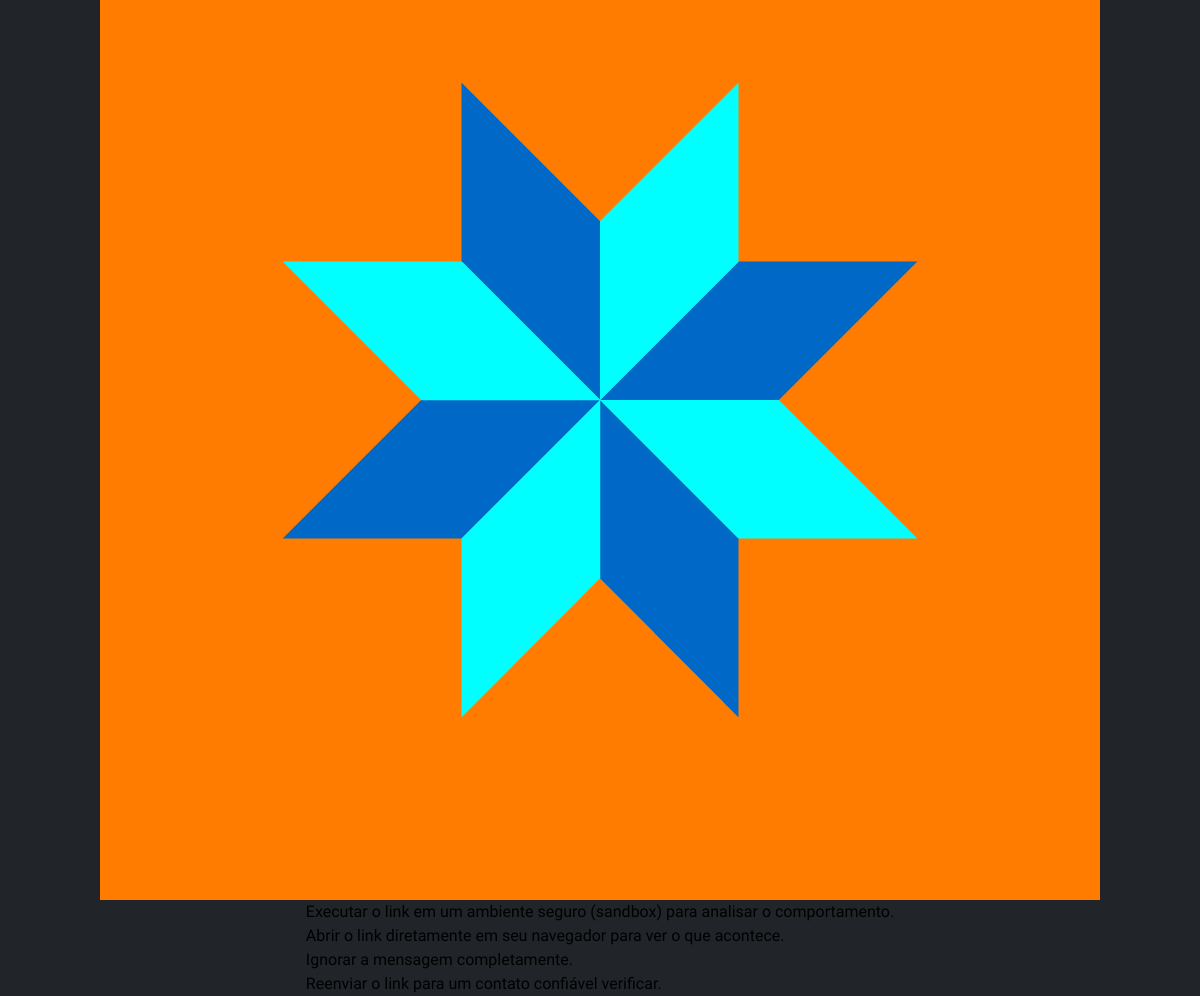
/game/chapter/1/, run on the app's committed database.
### game/models.py (models this page shows, shortened)
class Chapter(models.Model):
    title = models.CharField(max_length=100)
    num = models.IntegerField(default=0)
    content = models.TextField()
    next_chapter = models.ForeignKey('self', on_delete=models.SET_NULL, null=True, blank=True)
    character = models.ForeignKey(Character, on_delete=models.CASCADE, related_name='chapters')

class Character(models.Model):
    name = models.CharField(max_length=100)
    description = models.TextField()
    reputation = models.IntegerField(default=0)
    image = models.ImageField(upload_to='images/', default='images/default.jpg')

class Choice(models.Model):
    chapter = models.ForeignKey(Chapter, on_delete=models.CASCADE, related_name='choices')
    text = models.CharField(max_length=200)
    next_chapter = models.ForeignKey(Chapter, on_delete=models.SET_NULL, null=True, blank=True, related_name='previous_choices')

### game/views.py (the view)
# urls.py: path('chapter/<int:chapter_num>/', views.chapter_view, name='chapter_view'),
def chapter_view(request, chapter_num):
    chapter = get_object_or_404(Chapter, num=chapter_num)
    return render(request, 'game/chapter.html', {'chapter': chapter})

### game/templates/game/chapter.html (shortened to what this page needs)
{% load static %}
<!DOCTYPE html>
<html>
<head>
    <link rel="stylesheet" href="{% static 'global.css' %}">
</head>
<body>
    <img src="{{ chapter.character.image.url }}" alt="{{ chapter.character.name }}">
    <ul>
        {% for choice in chapter.choices.all %}
            {% if choice.next_chapter %}
                <li><a href="{% url 'chapter_view' choice.next_chapter.num %}">{{ choice.text }}</a></li>
            {% else %}
                <li>{{ choice.text }}</li>
            {% endif %}
        {% endfor %}
    </ul>
</body>
</html>

### game/static/global.css (style rules this page uses)
body, h1, h2, h3, h4, h5, h6, p, ul, li, a { font-family: "Tiny5", sans-serif; }
* { font-family: "Tiny5", sans-serif; margin: 0; padding: 0; box-sizing: border-box; }
html, body { height: 100vh; font-family: "IBM Plex Mono", monospace; }
body { line-height: 1.5; background-color: #212529; display: flex; justify-content: center; align-items: center; flex-direction: column; }
li { list-style: none; }

### data on the page
Chapter: character.image (picture)
Choice: text "Executar o link em um ambiente seguro (sandbox) para analisar o comportamento."
Choice: text "Abrir o link diretamente em seu navegador para ver o que acontece."
Choice: text "Ignorar a mensagem completamente."
Choice: text "Reenviar o link para um contato confiável verificar."
